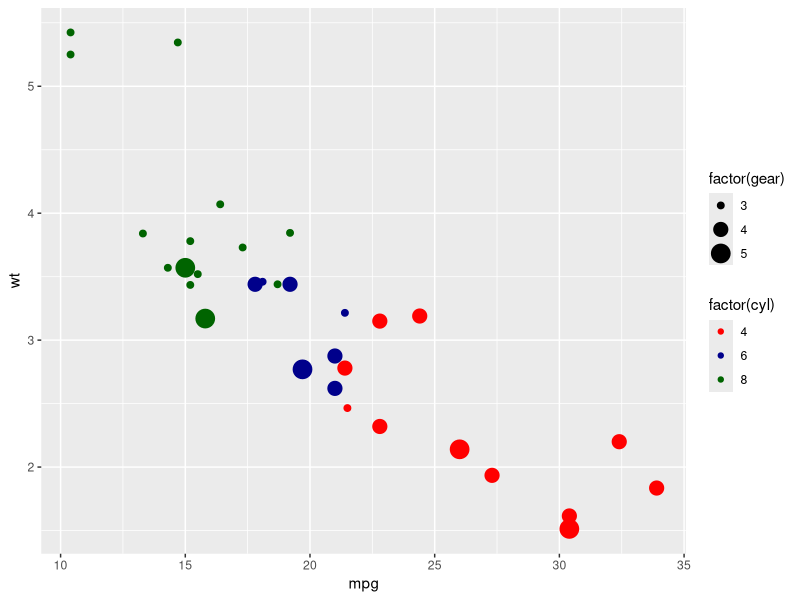

This chart was generated by the following R code:
library(ggplot2)

ggplot(data=mtcars) +
       aes(x = mpg, y = wt, color=factor(cyl), size=factor(gear)) +
       geom_point() +
       scale_color_manual(values = c("4" = "red", "6" = "darkblue", "8" = "darkgreen"))
